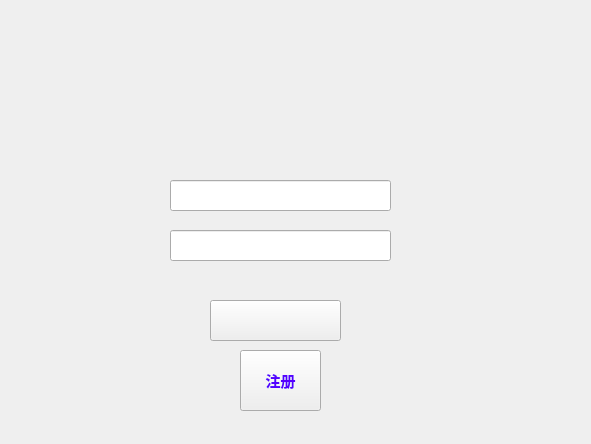
<?xml version="1.0" encoding="UTF-8"?>
<ui version="4.0">
 <class>Widget</class>
 <widget class="QWidget" name="Widget">
  <property name="geometry">
   <rect>
    <x>0</x>
    <y>0</y>
    <width>591</width>
    <height>444</height>
   </rect>
  </property>
  <property name="windowTitle">
   <string>Widget</string>
  </property>
  <property name="styleSheet">
   <string notr="true"/>
  </property>
  <widget class="QLabel" name="state_label">
   <property name="geometry">
    <rect>
     <x>270</x>
     <y>530</y>
     <width>101</width>
     <height>31</height>
    </rect>
   </property>
   <property name="styleSheet">
    <string notr="true"/>
   </property>
   <property name="text">
    <string/>
   </property>
  </widget>
  <widget class="QLabel" name="label">
   <property name="geometry">
    <rect>
     <x>200</x>
     <y>20</y>
     <width>161</width>
     <height>161</height>
    </rect>
   </property>
   <property name="styleSheet">
    <string notr="true">border-image: url(:/images/networkbad.png);</string>
   </property>
   <property name="text">
    <string/>
   </property>
  </widget>
  <widget class="QLineEdit" name="id_edit">
   <property name="geometry">
    <rect>
     <x>170</x>
     <y>180</y>
     <width>221</width>
     <height>31</height>
    </rect>
   </property>
   <property name="palette">
    <palette>
     <active>
      <colorrole role="Text">
       <brush brushstyle="SolidPattern">
        <color alpha="255">
         <red>255</red>
         <green>255</green>
         <blue>0</blue>
        </color>
       </brush>
      </colorrole>
     </active>
     <inactive>
      <colorrole role="Text">
       <brush brushstyle="SolidPattern">
        <color alpha="255">
         <red>255</red>
         <green>255</green>
         <blue>0</blue>
        </color>
       </brush>
      </colorrole>
     </inactive>
     <disabled>
      <colorrole role="Text">
       <brush brushstyle="SolidPattern">
        <color alpha="255">
         <red>120</red>
         <green>120</green>
         <blue>120</blue>
        </color>
       </brush>
      </colorrole>
     </disabled>
    </palette>
   </property>
   <property name="font">
    <font>
     <family>Franklin Gothic Medium</family>
     <pointsize>16</pointsize>
     <weight>75</weight>
     <italic>false</italic>
     <bold>true</bold>
    </font>
   </property>
   <property name="styleSheet">
    <string notr="true">border-image: url(:/images/idedit.png);</string>
   </property>
   <property name="text">
    <string/>
   </property>
  </widget>
  <widget class="QLineEdit" name="pw_edit">
   <property name="geometry">
    <rect>
     <x>170</x>
     <y>230</y>
     <width>221</width>
     <height>31</height>
    </rect>
   </property>
   <property name="palette">
    <palette>
     <active/>
     <inactive/>
     <disabled/>
    </palette>
   </property>
   <property name="font">
    <font>
     <family>Franklin Gothic Medium</family>
     <pointsize>14</pointsize>
     <weight>75</weight>
     <bold>true</bold>
    </font>
   </property>
   <property name="styleSheet">
    <string notr="true">border-image: url(:/images/pwedit.png);</string>
   </property>
   <property name="text">
    <string/>
   </property>
  </widget>
  <widget class="QPushButton" name="regist">
   <property name="geometry">
    <rect>
     <x>240</x>
     <y>350</y>
     <width>81</width>
     <height>61</height>
    </rect>
   </property>
   <property name="palette">
    <palette>
     <active>
      <colorrole role="WindowText">
       <brush brushstyle="SolidPattern">
        <color alpha="255">
         <red>22</red>
         <green>244</green>
         <blue>244</blue>
        </color>
       </brush>
      </colorrole>
      <colorrole role="Text">
       <brush brushstyle="SolidPattern">
        <color alpha="255">
         <red>9</red>
         <green>209</green>
         <blue>179</blue>
        </color>
       </brush>
      </colorrole>
      <colorrole role="ButtonText">
       <brush brushstyle="SolidPattern">
        <color alpha="255">
         <red>85</red>
         <green>0</green>
         <blue>255</blue>
        </color>
       </brush>
      </colorrole>
     </active>
     <inactive>
      <colorrole role="WindowText">
       <brush brushstyle="SolidPattern">
        <color alpha="255">
         <red>22</red>
         <green>244</green>
         <blue>244</blue>
        </color>
       </brush>
      </colorrole>
      <colorrole role="Text">
       <brush brushstyle="SolidPattern">
        <color alpha="255">
         <red>9</red>
         <green>209</green>
         <blue>179</blue>
        </color>
       </brush>
      </colorrole>
      <colorrole role="ButtonText">
       <brush brushstyle="SolidPattern">
        <color alpha="255">
         <red>85</red>
         <green>0</green>
         <blue>255</blue>
        </color>
       </brush>
      </colorrole>
     </inactive>
     <disabled>
      <colorrole role="WindowText">
       <brush brushstyle="SolidPattern">
        <color alpha="255">
         <red>120</red>
         <green>120</green>
         <blue>120</blue>
        </color>
       </brush>
      </colorrole>
      <colorrole role="Text">
       <brush brushstyle="SolidPattern">
        <color alpha="255">
         <red>120</red>
         <green>120</green>
         <blue>120</blue>
        </color>
       </brush>
      </colorrole>
      <colorrole role="ButtonText">
       <brush brushstyle="SolidPattern">
        <color alpha="255">
         <red>120</red>
         <green>120</green>
         <blue>120</blue>
        </color>
       </brush>
      </colorrole>
     </disabled>
    </palette>
   </property>
   <property name="font">
    <font>
     <family>Franklin Gothic Medium</family>
     <pointsize>11</pointsize>
     <weight>75</weight>
     <bold>true</bold>
    </font>
   </property>
   <property name="styleSheet">
    <string notr="true">border-image: url(:/image/Snorlax.png);</string>
   </property>
   <property name="text">
    <string>注册</string>
   </property>
  </widget>
  <widget class="QPushButton" name="login">
   <property name="geometry">
    <rect>
     <x>210</x>
     <y>300</y>
     <width>131</width>
     <height>41</height>
    </rect>
   </property>
   <property name="styleSheet">
    <string notr="true">border-image: url(:/image1/login.png);
border-image: url(:/images/login.png);</string>
   </property>
   <property name="text">
    <string/>
   </property>
  </widget>
  <widget class="QLabel" name="label_2">
   <property name="geometry">
    <rect>
     <x>0</x>
     <y>0</y>
     <width>591</width>
     <height>441</height>
    </rect>
   </property>
   <property name="styleSheet">
    <string notr="true">border-image: url(:/image/pikachuBG.png);</string>
   </property>
   <property name="text">
    <string/>
   </property>
  </widget>
  <zorder>label_2</zorder>
  <zorder>state_label</zorder>
  <zorder>label</zorder>
  <zorder>id_edit</zorder>
  <zorder>pw_edit</zorder>
  <zorder>regist</zorder>
  <zorder>login</zorder>
 </widget>
 <layoutdefault spacing="6" margin="11"/>
 <resources/>
 <connections/>
</ui>
